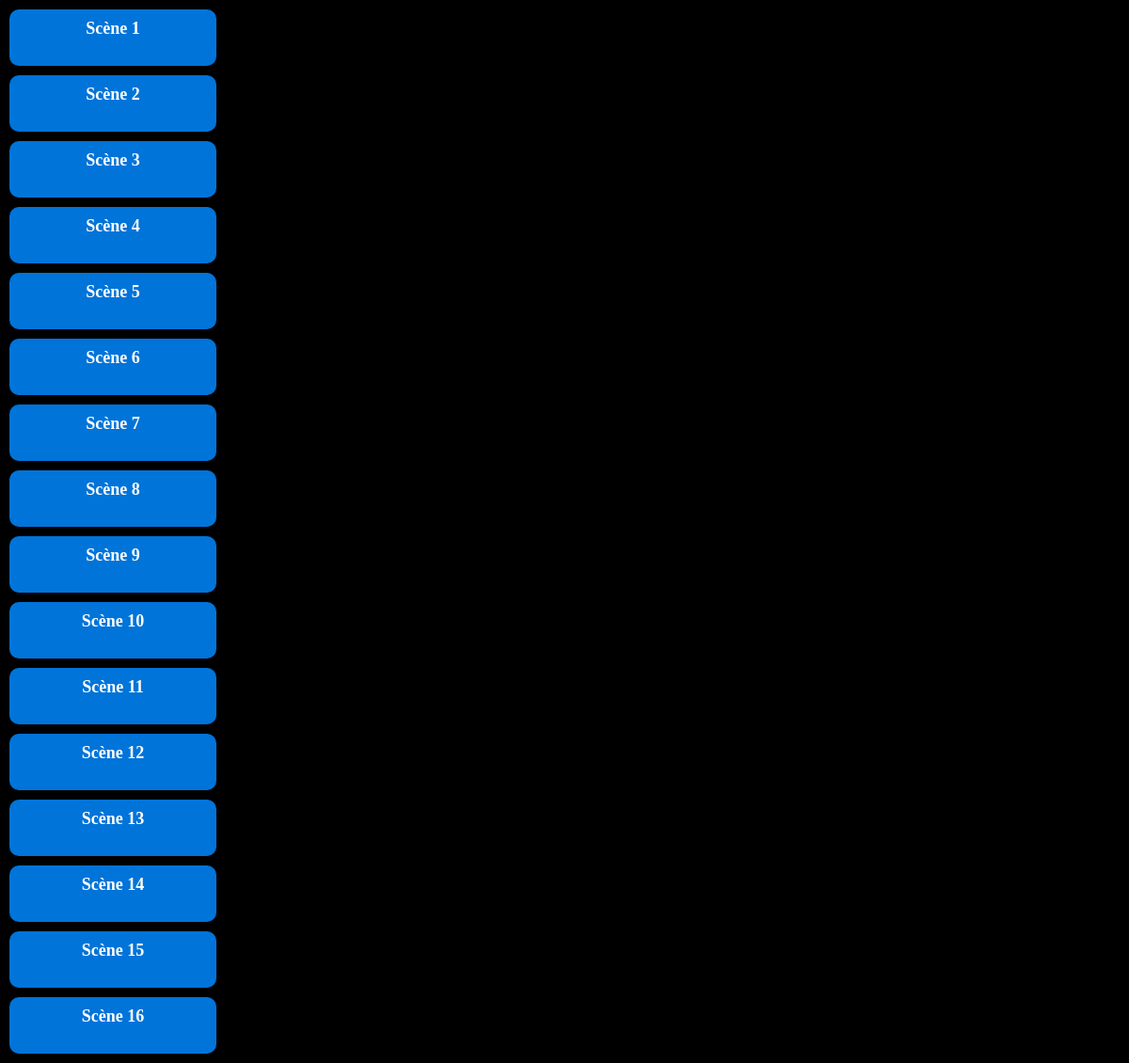
/Site/dragndrop.php, run on the app's committed database.
### tables this page shows
CREATE TABLE `scene` (
  `id` int(11) NOT NULL,
  `nom` text NOT NULL
);

### Site/dragndrop.php (the view, shortened to what this page needs)
<!DOCTYPE html>
<html>
<head>
    <link rel='stylesheet' type='text/css' media='screen' href='css/main.css'>
</head>
<body>
    <div id="scene-container">
        <?php
            $Request = "SELECT * FROM `scene`";
            $Result = $GLOBALS["PDO"]->query($Request);
            if ($Result->rowCount() > 0) {
                foreach ($Result as $row) {
                    if (strtolower($row['nom']) == 'blue') {
                        $color_class = 'scene-block-blue';
                    } elseif (strtolower($row['nom']) == 'green') {
                        $color_class = 'scene-block-green';
                    } elseif (strtolower($row['nom']) == 'orange') {
                        $color_class = 'scene-block-orange';
                    } else {
                        $color_class = '';
                    }
                    $class = "scene-block-" . strtolower($row['nom']) . ' ' . $color_class;
                    echo "<div id='scene-block-{$row['id']}' class='scene-block $class' draggable='true'>" . $row['nom'] . "</div>";
                }
            }
        ?>
    </div>
</body>
</html>

### Site/css/main.css (style rules this page uses)
body { margin: 0; background-color: black; }
.scene-block { background-color: #0074D9; margin: 10px; padding: 10px; border-radius: 10px; border-color: #fff; font-size: 18px; font-weight: bold; text-align: center; color: #fff; width: 200px; height: 40px; }

### data on the page
scene: nom "Scène 1"
scene: nom "Scène 2"
scene: nom "Scène 3"
scene: nom "Scène 4"
scene: nom "Scène 5"
scene: nom "Scène 6"
scene: nom "Scène 7"
scene: nom "Scène 8"
scene: nom "Scène 9"
scene: nom "Scène 10"
scene: nom "Scène 11"
scene: nom "Scène 12"
scene: nom "Scène 13"
scene: nom "Scène 14"
scene: nom "Scène 15"
scene: nom "Scène 16"
